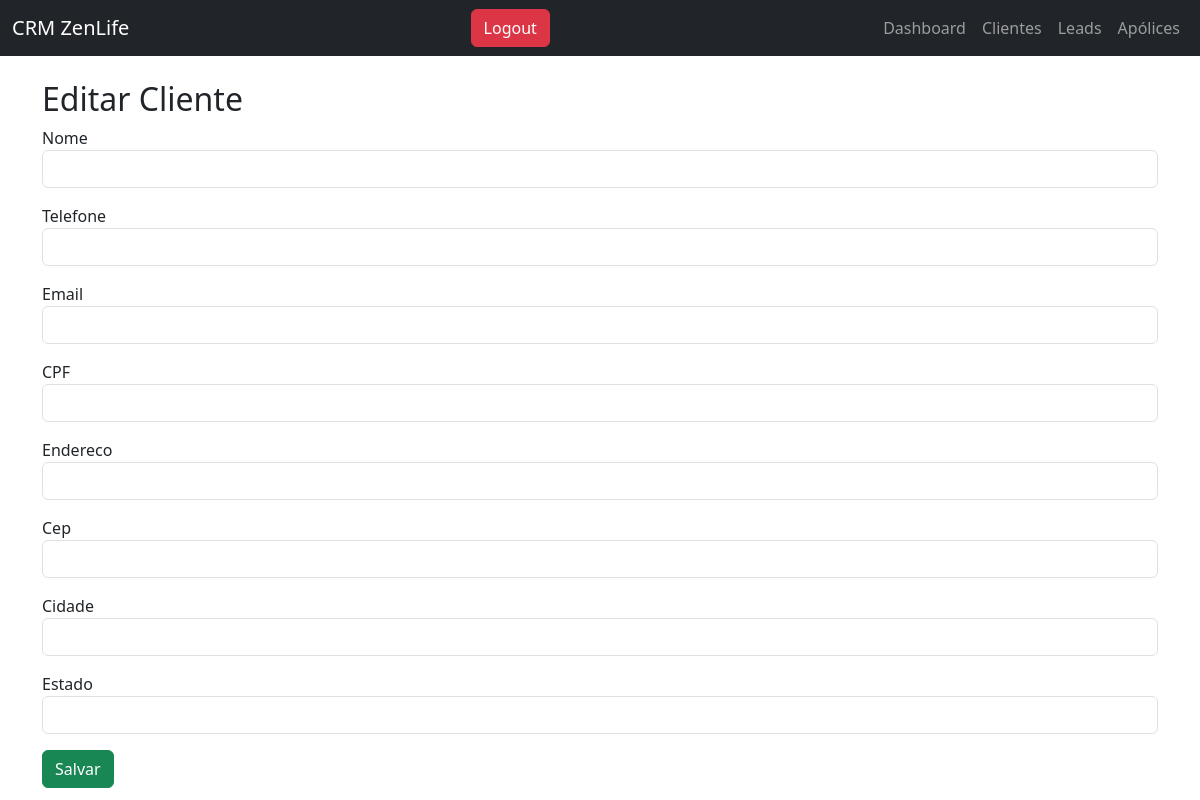
Page /editar_cliente/4 on the earlier database version.
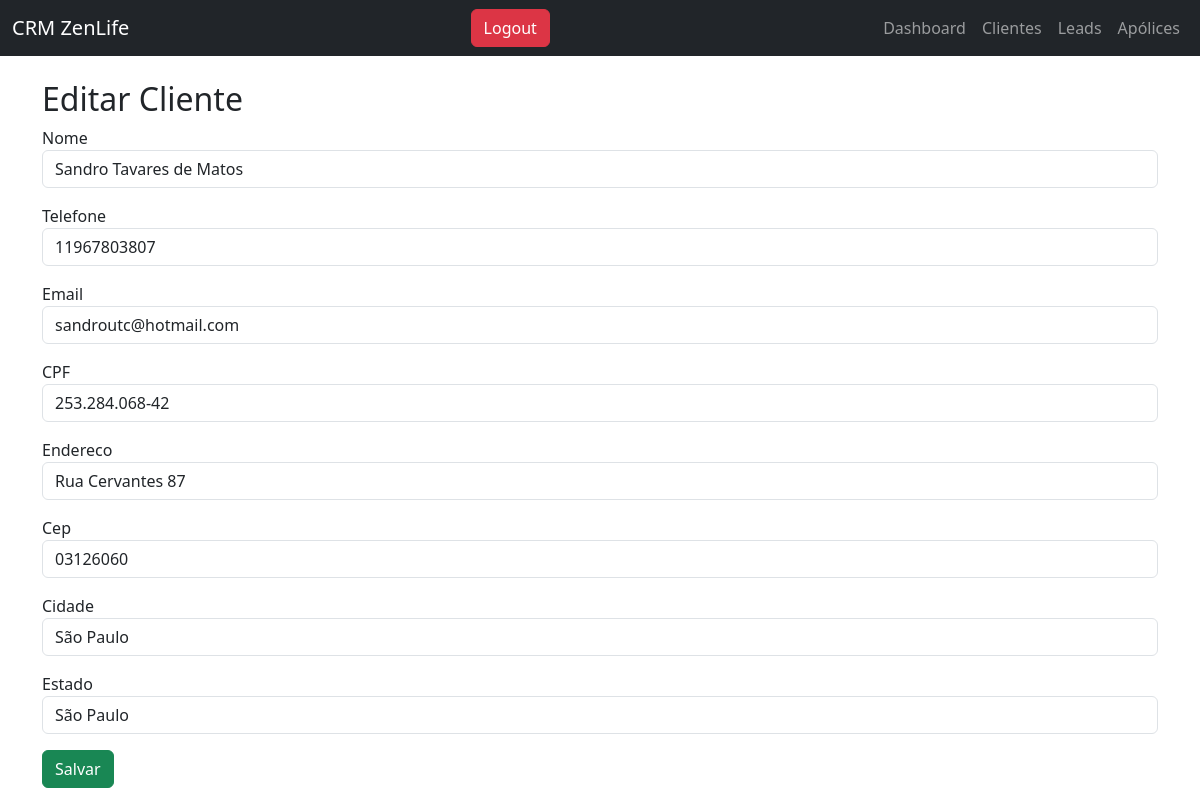
Same page on the later database version.
### tables this page shows
CREATE TABLE clientes (
id INTEGER PRIMARY KEY AUTOINCREMENT,
nome TEXT,
telefone TEXT,
email TEXT,
cpf TEXT
, endereco TEXT, cep TEXT, cidade TEXT, estado TEXT);

### app.py (the view, shortened to what this page needs)
@app.route("/editar_cliente/<int:id>", methods=["GET","POST"])
def editar_cliente(id):
    conn = sqlite3.connect("database.db")
    cliente = conn.execute(
        "SELECT * FROM clientes WHERE id=?",
        (id,)
    ).fetchone()
    conn.close()
    return render_template("editar_cliente.html", cliente=cliente)

### templates/editar_cliente.html
{% extends "layout.html" %}
{% block content %}
<h2>Editar Cliente</h2>
<form method="POST">
<div class="mb-3">
<label>Nome</label>
<input type="text" name="nome" class="form-control" value="{{cliente[1]}}">
</div>
<div class="mb-3">
<label>Telefone</label>
<input type="text" name="telefone" class="form-control" value="{{cliente[2]}}">
</div>
<div class="mb-3">
<label>Email</label>
<input type="text" name="email" class="form-control" value="{{cliente[3]}}">
</div>
<div class="mb-3">
<label>CPF</label>
<input type="text" name="cpf" class="form-control" value="{{cliente[4]}}">
</div>
<div class="mb-3">
<label>Endereco</label>
<input type="text" name="endereco" class="form-control" value="{{cliente[5]}}">
</div>
<div class="mb-3">
<label>Cep</label>
<input type="text" name="cep" class="form-control" value="{{cliente[6]}}">
</div>
<div class="mb-3">
<label>Cidade</label>
<input type="text" name="cidade" class="form-control" value="{{cliente[7]}}">
</div>
<div class="mb-3">
<label>Estado</label>
<input type="text" name="estado" class="form-control" value="{{cliente[8]}}">
</div>
<button type="submit" class="btn btn-success">
Salvar
</button>
</form>
{% endblock %}

Differences in the rows shown:
added clientes: nome "Sandro Tavares de Matos", telefone "11967803807", email "sandroutc@hotmail.com", cpf "253.284.068-42", endereco "Rua Cervantes 87", cep "03126060", cidade "São Paulo", estado "São Paulo"
